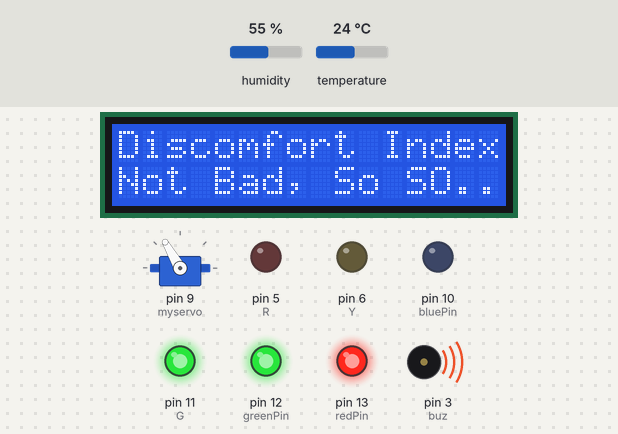
This sketch was run on a simulated Arduino Uno, built with avr-gcc and run on an emulated ATmega328P. Parts: servo, 16×2 character LCD, output pins drawn as LEDs (lit = HIGH), buzzer (waves = sounding). Inputs (shaded band) come from the test bench; at power-on: humidity 55 %, temperature 24 °C.

Above: at 18.8 s.
19.7 s: humidity set to 31 %
At 22.5 s:
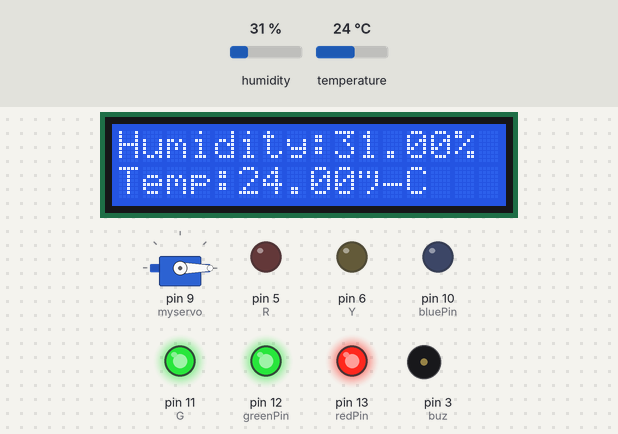
35.9 s: humidity set to 28 %
At 44.1 s:
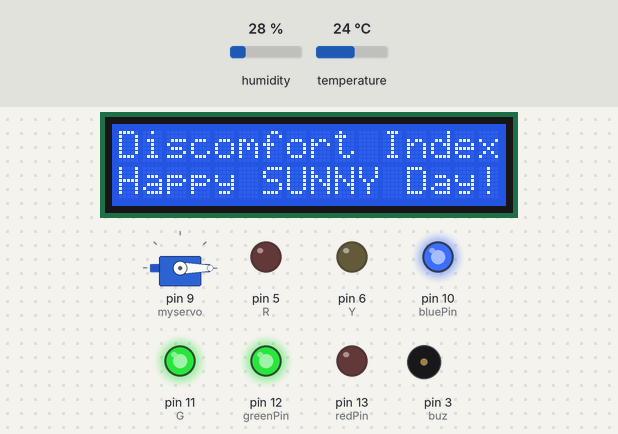
52.1 s: humidity set to 68 %
At 64.1 s:
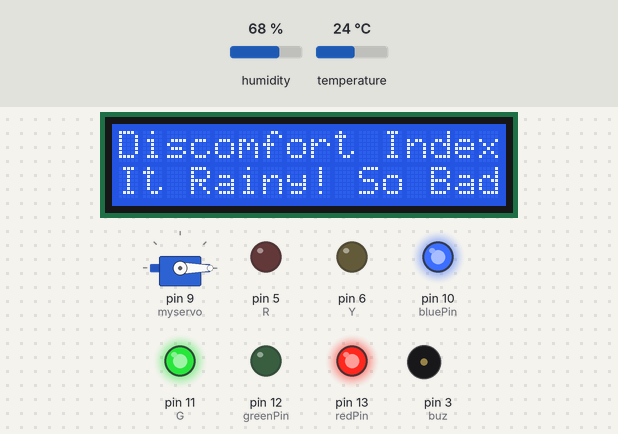
68.3 s: humidity set to 61 %
At 80.0 s:
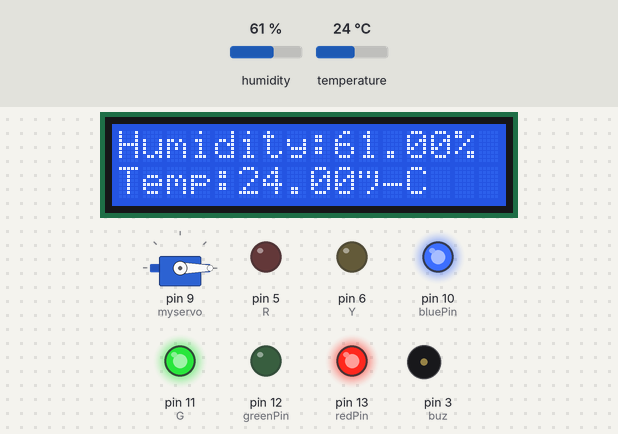
84.5 s: humidity set to 58 %
At 100.9 s:
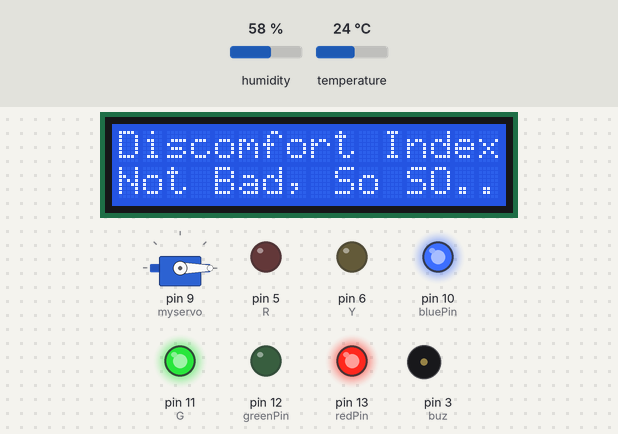
Timing chart, 0 to 101.7 s (numbered marks = the images above; inputs shaded):
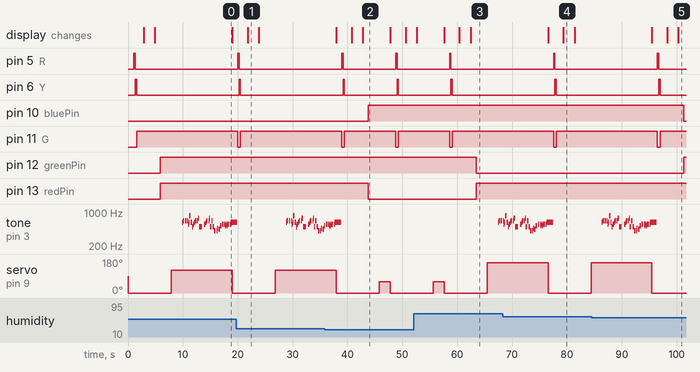

The sketch:

led_switch_dht11Ex3.ino
```cpp
#include<LiquidCrystal_I2C.h>
#include<Servo.h>
#include "DHT.h"
#define DHTPIN 4
#define DHTTYPE DHT11
#define DO 523
#define DOS 554
#define RE 622
#define MI 659
#define FA 740
#define SO 830
#define SI 493
#define LA 440
#define LAS 465
#define SOL 415
//Heize_h<80 || else
int music[] = {RE,MI,MI,0,MI,MI,0,MI,DOS,RE,SO,SO,RE,RE,SI,DOS,DOS,RE,MI,MI,0,MI,FA,FA,SI,SI,SI,SI,0,0,0,DOS,DOS,RE,MI,MI,0,MI,FA,SI,SI,MI,MI,SI,SI,SOL,SOL,0,SOL,LAS,0,LA,LA,DO,DO,0,DOS,DOS,0,DOS,DO,DOS,DO,DOS,DOS,DOS,0,DOS,RE,RE};
//pedestrian
int R=5;
int Y=6;
int G=11;
int pos=0;
int buz=3;
//3color led
int redPin=13;
int greenPin=12;
int bluePin=10;
Servo myservo;
DHT dht(DHTPIN, DHTTYPE);
LiquidCrystal_I2C lcd(0x27,16,2);
void setup() {
  // put your setup code here, to run once:
  Serial.begin(9600);
  pinMode(R, OUTPUT);
  pinMode(Y, OUTPUT);
  pinMode(G, OUTPUT);
  pinMode(redPin, OUTPUT);
  pinMode(greenPin, OUTPUT);
  pinMode(bluePin, OUTPUT);
  pinMode(buz, OUTPUT);
  myservo.attach(9);
  lcd.init();
  lcd.backlight();
  lcd.setCursor(0,0);
  dht.begin();
}
void loop() {
  pos = 0;
  myservo.write(pos);
  delay(1000);
  // put your main code here, to run repeatedly:
  digitalWrite(R,HIGH);
  digitalWrite(Y,LOW);
  digitalWrite(G,LOW);
  delay(250);
  digitalWrite(R,LOW);
  digitalWrite(Y,HIGH);
  digitalWrite(G,LOW);
  delay(250);
  digitalWrite(R,LOW);
  digitalWrite(Y,LOW);
  digitalWrite(G,HIGH);
  delay(250);
  delay(1000);
  float h = dht.readHumidity();
  float t = dht.readTemperature();
  lcd.setCursor(0,0);
  lcd.print("Humidity:");
  lcd.print(h);
  lcd.print("%");
  lcd.setCursor(0,1);
  lcd.print("Temp:");
  lcd.print(t);
  lcd.print("°C");
  delay(2000);
  //dht11 : condition
  if(h<30){
    lcd.setCursor(0,0);
    lcd.print("Discomfort Index:");
    lcd.setCursor(0,1);
    lcd.print("Happy SUNNY Day!");
    delay(1000);
    setColor(0,255,255);
    delay(2000);
    pos = 60;
    myservo.write(pos);
    delay(2000);
  }
  else if(h<60){
    lcd.setCursor(0,0);
    lcd.print("Discomfort Index:");
    lcd.setCursor(0,1);
    lcd.print("Not Bad, So SO..");
    delay(1000);
    setColor(255,255,0);
    delay(2000);
    pos = 120;
    myservo.write(pos);
    delay(2000);
    for(int i=0;i<(sizeof(music)/sizeof(int));i++){
      tone(buz,music[i], 1050);
      delay(130);
    }
  }
  else{
    lcd.setCursor(0,0);
    lcd.print("Discomfort Index:");
    lcd.setCursor(0,1);
    lcd.print("It Rainy! So Bad");
    delay(1000);
    setColor(255,0,255);
    delay(2000);
    pos = 160;
    myservo.write(pos);
    delay(2000);
    for(int i=0;i<(sizeof(music)/sizeof(int));i++){
      tone(buz,music[i], 1050);
      delay(130);
    }
  }
  lcd.clear();
}
void setColor(int red, int green, int blue)
{
  analogWrite(redPin,red);
  analogWrite(greenPin,green);
  analogWrite(bluePin,blue);
}
```

Measured:
- the behaviour switches between 30 and 29 % on humidity (found by bisection; images 1 and 2)
- the behaviour switches between 60 and 59 % on humidity (found by bisection; images 4 and 5)
- after the input at 35.9 s, pin 10 (bluePin): LOW → HIGH after 7.9 s; pin 13 (redPin): HIGH → LOW after 7.9 s; tone on pin 3 (buz): goes on until 38.9 s, then stays silent
- after the input at 52.1 s, pin 12 (greenPin): HIGH → LOW after 11.3 s; pin 13 (redPin): LOW → HIGH after 11.3 s; tone on pin 3 (buz): plays 622 Hz for 0.13 s, 659 Hz for 0.26 s, 659 Hz for 0.26 s, starting after 15.3 s
- after the input at 84.5 s, pin 10 (bluePin): HIGH → LOW after 16.8 s; pin 12 (greenPin): LOW → HIGH after 16.8 s
- by itself, tone on pin 3 (buz): plays 622 Hz for 0.13 s, 659 Hz for 0.26 s, 659 Hz for 0.26 s, 659 Hz for 0.13 s, 554 Hz for 0.13 s, 622 Hz for 0.13 s … (36 notes in this stretch)
- what the display in image 1 shows lasts 2.0 s, from 21.8 s to 23.8 s
